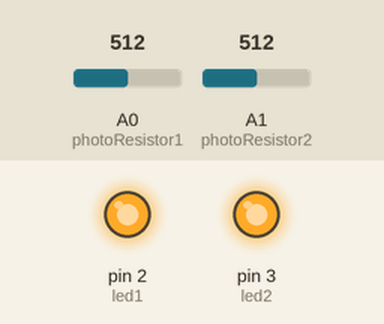
The sketch below on a simulated Arduino Uno, built with avr-gcc and run on an emulated ATmega328P. On the bench: output pins drawn as LEDs (lit = HIGH). Dashed ring = blinking. Inputs (shaded band) come from the test bench; at power-on: A0 (photoResistor1) = 512, A1 (photoResistor2) = 512.

Above: at 1.2 s.
1.3 s: A0 (photoResistor1) set to 551
2.8 s: A0 (photoResistor1) set to 572
At 4.1 s:
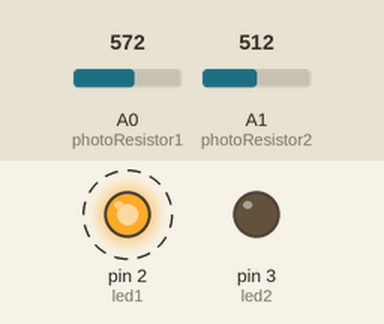
5.8 s: A1 (photoResistor2) set to 539
At 7.0 s:
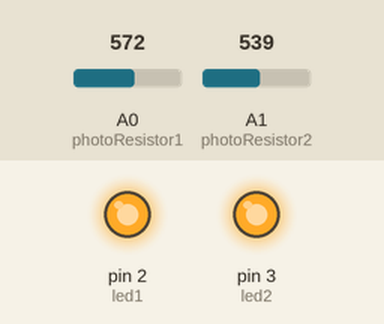
7.3 s: A1 (photoResistor2) set to 613
8.8 s: A1 (photoResistor2) set to 640
At 10.04 s:
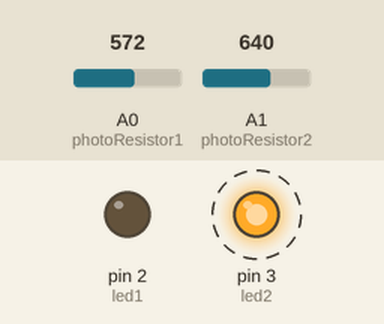
11.8 s: A1 (photoResistor2) set to 511
At 13.2 s:
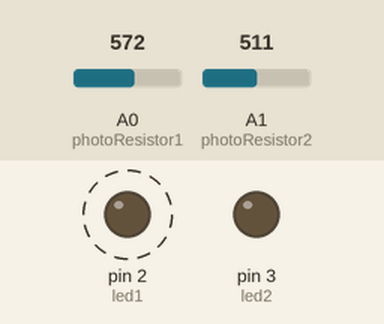
Timing chart, 0 to 15.8 s (numbered marks = the images above; inputs shaded):
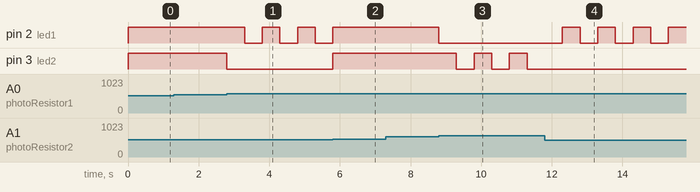

Measured:
- the behaviour switches between 562 and 563 on A0 (photoResistor1) (found by bisection; images 0 and 1)
- the behaviour switches between 521 and 522 on A1 (photoResistor2) (found by bisection; images 1 and 2)
- the behaviour switches between 622 and 623 on A1 (photoResistor2) (found by bisection; images 2 and 3)
- after the input at 1.3 s, every drawn part: stays the same
- after the input at 2.8 s, pin 2 (led1): alternates HIGH for 0.50 s and LOW for 0.50 s, starting after 0.50 s; pin 3 (led2): HIGH → LOW at once
- after the input at 5.8 s, pin 2 (led1): goes on until 5.8 s, then stays HIGH; pin 3 (led2): LOW → HIGH at once
- after the input at 7.3 s, every drawn part: stays the same
- after the input at 8.8 s, pin 2 (led1): HIGH → LOW at once; pin 3 (led2): alternates HIGH for 0.50 s and LOW for 0.50 s, starting after 0.50 s
- after the input at 11.8 s, pin 2 (led1): alternates HIGH for 0.50 s and LOW for 0.50 s, starting after 0.50 s; pin 3 (led2): stops changing and stays LOW

The sketch:

lightdetector.ino
```cpp
const int photoResistor1 = A0;
const int photoResistor2 = A1;
const int led1 = 2;
const int led2 = 3;
const int threshold = 50;

unsigned long previousMillis = 0;
const long interval = 500;

bool led1State = LOW;
bool led2State = LOW;

void setup() {
  pinMode(led1, OUTPUT);
  pinMode(led2, OUTPUT);
}

void loop() {
  int lightValue1 = analogRead(photoResistor1);
  int lightValue2 = analogRead(photoResistor2);

  unsigned long currentMillis = millis();

  if (abs(lightValue1 - lightValue2) <= threshold) {
    digitalWrite(led1, HIGH);
    digitalWrite(led2, HIGH);
  } else {
    if (lightValue1 > lightValue2) {
      // Светодиод 1 мигает
      digitalWrite(led2, LOW);
      if (currentMillis - previousMillis >= interval) {
        previousMillis = currentMillis;
        led1State = !led1State;
        digitalWrite(led1, led1State);
      }
    } else {
      digitalWrite(led1, LOW);
      if (currentMillis - previousMillis >= interval) {
        previousMillis = currentMillis;
        led2State = !led2State;
        digitalWrite(led2, led2State);
      }
    }
  }
}
```
